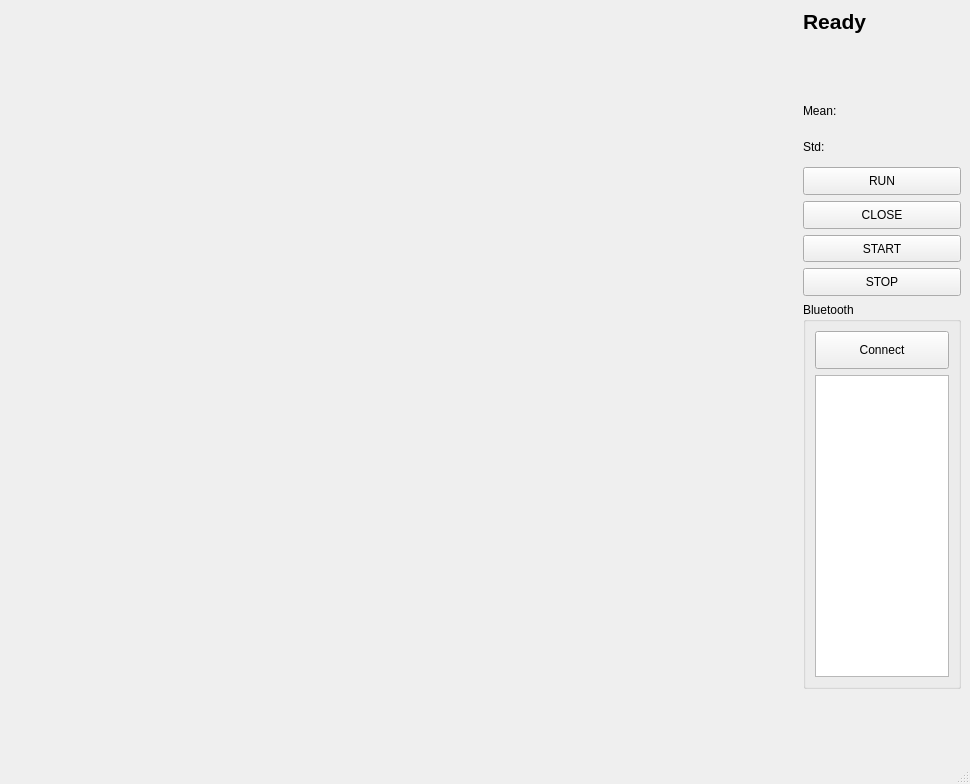
<?xml version="1.0" encoding="UTF-8"?>
<ui version="4.0">
 <class>MainWindow</class>
 <widget class="QMainWindow" name="MainWindow">
  <property name="geometry">
   <rect>
    <x>0</x>
    <y>0</y>
    <width>970</width>
    <height>784</height>
   </rect>
  </property>
  <property name="windowTitle">
   <string>MainWindow</string>
  </property>
  <widget class="QWidget" name="centralwidget">
   <layout class="QHBoxLayout" name="horizontalLayout" stretch="5,1">
    <item>
     <layout class="QVBoxLayout" name="verticalLayout" stretch="1">
      <item>
       <widget class="QCustomPlot" name="plot" native="true"/>
      </item>
     </layout>
    </item>
    <item>
     <layout class="QVBoxLayout" name="verticalLayout_3" stretch="1,1,2,6,1">
      <item>
       <layout class="QGridLayout" name="gridLayout">
        <item row="1" column="0">
         <widget class="QLabel" name="status">
          <property name="sizePolicy">
           <sizepolicy hsizetype="Expanding" vsizetype="Expanding">
            <horstretch>0</horstretch>
            <verstretch>0</verstretch>
           </sizepolicy>
          </property>
          <property name="font">
           <font>
            <pointsize>16</pointsize>
            <weight>75</weight>
            <italic>false</italic>
            <bold>true</bold>
           </font>
          </property>
          <property name="text">
           <string>Ready</string>
          </property>
          <property name="wordWrap">
           <bool>false</bool>
          </property>
         </widget>
        </item>
        <item row="3" column="0">
         <widget class="QLabel" name="end">
          <property name="font">
           <font>
            <pointsize>14</pointsize>
           </font>
          </property>
          <property name="text">
           <string/>
          </property>
         </widget>
        </item>
        <item row="2" column="0">
         <widget class="QLabel" name="begin">
          <property name="font">
           <font>
            <pointsize>14</pointsize>
           </font>
          </property>
          <property name="text">
           <string/>
          </property>
         </widget>
        </item>
       </layout>
      </item>
      <item>
       <layout class="QGridLayout" name="gridLayout_2">
        <item row="0" column="1">
         <widget class="QLabel" name="mean_label">
          <property name="text">
           <string/>
          </property>
         </widget>
        </item>
        <item row="0" column="0">
         <widget class="QLabel" name="label">
          <property name="text">
           <string>Mean:</string>
          </property>
         </widget>
        </item>
        <item row="1" column="0">
         <widget class="QLabel" name="label_3">
          <property name="text">
           <string>Std:</string>
          </property>
         </widget>
        </item>
        <item row="1" column="1">
         <widget class="QLabel" name="std_label">
          <property name="text">
           <string/>
          </property>
         </widget>
        </item>
       </layout>
      </item>
      <item>
       <layout class="QVBoxLayout" name="verticalLayout_2" stretch="1,1,1,1">
        <item>
         <widget class="QPushButton" name="runCV">
          <property name="sizePolicy">
           <sizepolicy hsizetype="Expanding" vsizetype="Expanding">
            <horstretch>0</horstretch>
            <verstretch>0</verstretch>
           </sizepolicy>
          </property>
          <property name="text">
           <string>RUN</string>
          </property>
         </widget>
        </item>
        <item>
         <widget class="QPushButton" name="closeCV">
          <property name="sizePolicy">
           <sizepolicy hsizetype="Expanding" vsizetype="Expanding">
            <horstretch>0</horstretch>
            <verstretch>0</verstretch>
           </sizepolicy>
          </property>
          <property name="text">
           <string>CLOSE</string>
          </property>
         </widget>
        </item>
        <item>
         <widget class="QPushButton" name="startCV">
          <property name="sizePolicy">
           <sizepolicy hsizetype="Expanding" vsizetype="Expanding">
            <horstretch>0</horstretch>
            <verstretch>0</verstretch>
           </sizepolicy>
          </property>
          <property name="text">
           <string>START</string>
          </property>
         </widget>
        </item>
        <item>
         <widget class="QPushButton" name="stopCV">
          <property name="sizePolicy">
           <sizepolicy hsizetype="Expanding" vsizetype="Expanding">
            <horstretch>0</horstretch>
            <verstretch>0</verstretch>
           </sizepolicy>
          </property>
          <property name="text">
           <string>STOP</string>
          </property>
         </widget>
        </item>
       </layout>
      </item>
      <item>
       <widget class="QGroupBox" name="groupBox">
        <property name="title">
         <string>Bluetooth</string>
        </property>
        <layout class="QVBoxLayout" name="verticalLayout_6" stretch="1,8">
         <item>
          <widget class="QPushButton" name="ble_connect">
           <property name="sizePolicy">
            <sizepolicy hsizetype="Ignored" vsizetype="Ignored">
             <horstretch>0</horstretch>
             <verstretch>0</verstretch>
            </sizepolicy>
           </property>
           <property name="text">
            <string>Connect</string>
           </property>
          </widget>
         </item>
         <item>
          <widget class="QTextEdit" name="textEdit">
           <property name="sizePolicy">
            <sizepolicy hsizetype="Ignored" vsizetype="Ignored">
             <horstretch>0</horstretch>
             <verstretch>0</verstretch>
            </sizepolicy>
           </property>
          </widget>
         </item>
        </layout>
       </widget>
      </item>
      <item>
       <spacer name="verticalSpacer">
        <property name="orientation">
         <enum>Qt::Vertical</enum>
        </property>
        <property name="sizeHint" stdset="0">
         <size>
          <width>20</width>
          <height>40</height>
         </size>
        </property>
       </spacer>
      </item>
     </layout>
    </item>
   </layout>
  </widget>
  <widget class="QMenuBar" name="menubar">
   <property name="geometry">
    <rect>
     <x>0</x>
     <y>0</y>
     <width>970</width>
     <height>22</height>
    </rect>
   </property>
  </widget>
  <widget class="QStatusBar" name="statusbar"/>
 </widget>
 <customwidgets>
  <customwidget>
   <class>QCustomPlot</class>
   <extends>QWidget</extends>
   <header>qcustomplot.h</header>
   <container>1</container>
  </customwidget>
 </customwidgets>
 <resources/>
 <connections/>
</ui>
